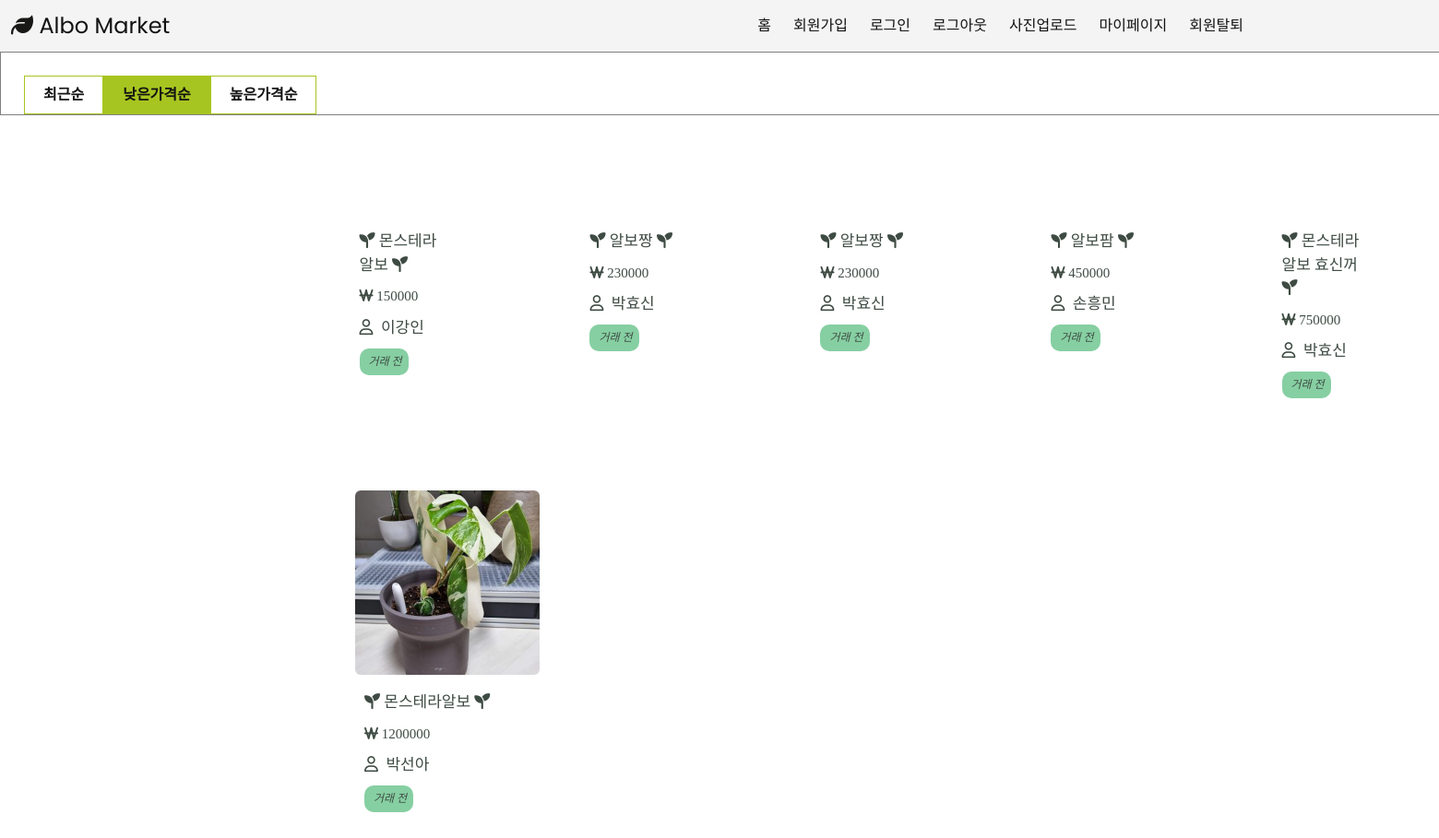
Screenshot of /upload/desc with the database file from the repository.
### main/models.py (models this page shows, shortened)
class Item(models.Model):
    item_name = models.CharField(max_length = 20)
    user_name = models.ForeignKey(User, to_field='user_name', related_name='seller', on_delete = models.CASCADE, db_column="user_name", max_length= 20, null=True) #fk추가
    STATUS = (('거래 전','거래 전'), ('거래 완료','거래 완료')) # 전자가 테이블 컬럼 출력값, 후자가 admin 페이지에서 출력
    trade_status = models.CharField(max_length=5, default='거래 전', choices=STATUS, null=True) #거래상태(판매중,거래완료)
    item_price = models.IntegerField(null=True)
    item_content = models.TextField(max_length = 200)
    item_img = models.ImageField(upload_to="images/", blank=True, null=True)
    def get_absolute_url(self):
        return f'/upload/posting/{self.pk}/'
    class Meta:
        db_table = 'item_tb'

class User(models.Model):
    user_name = models.CharField(max_length= 20 ,primary_key=True)
    user_date = models.DateTimeField(auto_now_add=True) #가입일(처음 등록한 시간으로 저장)
    user_email = models.EmailField(unique=True)
    user_password = models.CharField(max_length = 100)
    user_validate = models.BooleanField(default = False)
    STATUS = (('남자','남자'), ('여자','여자'))
    gender = models.CharField(max_length=5 ,choices=STATUS , null=True)
    age = models.IntegerField(null=True)
    year = models.IntegerField(null=True)
    month= models.IntegerField( null=True)
    day= models.IntegerField(null=True)
    def __str__(self):
        return f'{self.user_name}'
    class Meta:
        db_table = 'user_tb'

### main/views.py (the view)
# urls.py: path('upload/desc', views.desc, name='main_desc'),
def desc(request):
      page = request.GET.get('page','1')
      items =Item.objects.all().order_by('item_price')
      paginator = Paginator(items,10)
      page_obj = paginator.get_page(page) # 현재 페이지에 해당하는 게시물만 얻는다.
      context={'items': page_obj}
      return render(request, 'main/desc.html',context)

### main/templates/main/desc.html (shortened to what this page needs)
<!DOCTYPE html>
<html lang="ko">
{% load static %}
<head>
  <link rel="stylesheet" type="text/css" href="{%static 'assets/css/bootstrap1.min.css' %}">
  <link rel="stylesheet" href="{%static 'assets/css/templatemo-klassy-cafe.css' %}">
  <link rel="stylesheet" href="{%static 'css/style.css' %}">
  <nav class="navbar">
    <div class="navbar__logo">
      <i class="fa-solid fa-leaf"></i>
      <a href="{%url 'main_index' %}">Albo Market</a>
    </div>
    <ul class="navbar__menu">
      <li><a href="{%url 'main_index' %}">홈</a></li>
      <li><a href="{%url 'main_signup' %}">회원가입</a></li>
      <li><a href="{%url 'main_signin' %}">로그인</a></li>
      <li><a href="{%url 'main_logout' %}">로그아웃</a></li>
      <li><a href="{%url 'main_upload' %}">사진업로드</a></li>
      {% if login_user == User.user_name %}
      <li><a href="{%url 'main_mypage' %}">마이페이지</a></li>
      <li><a href="{% url 'user_remove' %}">회원탈퇴</a></li>
      {% endif %}
    </ul>
</nav>
</head>
<body>
  <div class="fl">
    <ul class="list_control">
      <li>
        <a href="{% url 'main_posting' %}" class="new">최근순</a>
      </li>
      <li>
        <a href="{% url 'main_desc' %}" class="desc" style="background: #a7c520 ;">낮은가격순</a>
      </li>
      <li>
        <a href="{% url 'main_asc' %}" class="asc">높은가격순</a>
      </li>
      <li>
      </li>
    </ul>
  </div>
  <div class="wrap">
    {% for item in items %}
    <div class="col-xs-3">
      <div class="col-xs-4">
        <form  action="posting/new_post" method="POST">{% csrf_token %}
          {% if item.item_img %}
          <a href="{{item.get_absolute_url}}" target="_blank">
            <img class="image" src="{{ item.item_img.url }}" alt="">
            <br>
            {% endif %}
            <li style="font-size: 17px;">
              <i class="fa-solid fa-seedling"></i>&nbsp{{item.item_name}}&nbsp<i class="fa-solid fa-seedling"></i>
            </li>
            <li id="desc" style="font-size: 15px;"><i class="fa-solid fa-won-sign"></i>&nbsp{{item.item_price}}</li>
            <p><i class="fa-regular fa-user"></i> &nbsp{{item.user_name}}</p>
            <p class="myButton" style="font-size: 12px;"><i> &nbsp{{item.trade_status}} </i></p>
          </a>
        </form>
      </div>
    </div>
    {% endfor %}
  </div>
</body>
</html>

### main/static/assets/css/templatemo-klassy-cafe.css (style rules this page uses)
html, body, div, span, applet, object, iframe, h1, h2, h3, h4, h5, h6, p, blockquote, div pre, a, abbr, acronym, address, big, cite, code, del, dfn, em, font, img, ins, kbd, q, s, samp, small, strike, strong, sub, sup, tt, var, b, u, i, center, dl, dt, dd, ol, ul, li, figure, header, nav, section, article, aside, footer, figcaption { margin: 0; padding: 0; border: 0; outline: 0; }
ul, li { padding: 0; margin: 0; list-style: none; }
header, nav, section, article, aside, footer, hgroup { display: block; }
* { box-sizing: border-box; }
html, body { font-family: 'Poppins', sans-serif; font-weight: 400; background-color: #fff; font-size: 16px; -ms-text-size-adjust: 100%; -webkit-font-smoothing: antialiased; -moz-osx-font-smoothing: grayscale; }
a { text-decoration: none !important; }
ul { margin-bottom: 0px; }
p { font-size: 14px; line-height: 25px; color: #2a2a2a; }
html, body { background: #fff; font-family: 'Poppins', sans-serif; }
*, *:before, *:after { -webkit-box-sizing: border-box; box-sizing: border-box; -webkit-font-smoothing: antialiased; -moz-osx-font-smoothing: grayscale; }

### main/static/css/style.css (style rules this page uses)
:root { --text-color: #121212; --background-color: #f4f4f4; --accent-color: #9b9e7b; }
head { margin:0; font-family: 'Source Sans Pro'; background-color: #fff; font-size: 16px; }
a { text-decoration: none; color: var(--text-color); }
.navbar { top: 0; width: 100%; left: 0; right: 0; margin: 0 ; display: flex; justify-content: space-between; align-items: center; background-color: var(--background-color); padding: 8px 12px; }
.navbar__logo { font-size: 24px; color:var(--text-color); }
.navbar__logo i { color: rgb(24, 24, 23); }
.navbar__menu { display: flex; list-style: none; padding-left: 0; }
.navbar__menu li { padding: 8px 12px; }
.wrap { margin-top: 40px; margin-left:320px; margin-right: 320px; }
.col-xs-4 { padding-left: 50px; padding-right: 80px; padding-top: 50px; padding-bottom: 50px; display: flex; flex-wrap: wrap; font-family: 'SUIT-Regular'; }
.col-xs-4 li { font-size: 22px; position: relative; left: 5%; margin-top: 10px; color: #3e4b43; }
.col-xs-4 p { font-size: 17px; position: relative; left: 5%; color: #3e4b43; margin-top: 10px; }
.col-xs-3 { width: 250px; height: auto; float: left; position: relative; min-height: 1px; padding-right: 15px; padding-left: 15px; }
.myButton { background-color:#86cfa2; border-radius:10px; display:inline-block; cursor:pointer; color:#ffffff; padding:2px 7px; text-decoration:none; font-family: 'LINESeedKR-Bd'; }
.fl { border:1px,solid,gray; display:flex ; flex-direction: row; }
.list_control { display: flex; margin-top: 25px; margin-left: 25px; }
.list_control li { flex-direction: row; justify-content: center; }
.list_control li a { font-weight: bold; display: block; padding: 8px 20px; border: 1px solid #a7c520; }
img { width: 200px; border-radius: 6px; }

### main/templates/main/desc.html (style rules this page uses)
html,body { width:90%; height: 100%; }
body { max-width: 2115px; min-width: 2115px; margin:0; font-weight: 400; }

### rows the page displays
Item: item_name "몬스테라 알보", item_price "150000", user_name "이강인", trade_status "거래 전"
Item: item_name "알보짱", item_price "230000", user_name "박효신", trade_status "거래 전"
Item: item_name "알보짱", item_price "230000", user_name "박효신", trade_status "거래 전"
Item: item_name "알보팜", item_price "450000", user_name "손흥민", trade_status "거래 전"
Item: item_name "몬스테라알보 효신꺼", item_price "750000", user_name "박효신", trade_status "거래 전"
Item: item_img (picture), item_name "몬스테라알보", item_price "1200000", user_name "박선아", trade_status "거래 전"
